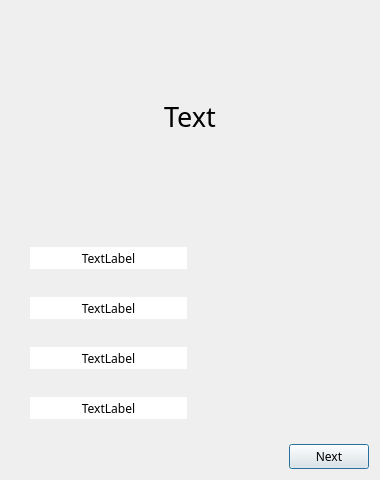
<?xml version="1.0" encoding="UTF-8"?>
<ui version="4.0">
 <class>MultiChoice</class>
 <widget class="QDialog" name="MultiChoice">
  <property name="geometry">
   <rect>
    <x>0</x>
    <y>0</y>
    <width>380</width>
    <height>480</height>
   </rect>
  </property>
  <property name="sizePolicy">
   <sizepolicy hsizetype="Expanding" vsizetype="Expanding">
    <horstretch>0</horstretch>
    <verstretch>0</verstretch>
   </sizepolicy>
  </property>
  <property name="windowTitle">
   <string>Inter Planetary Flash Cards</string>
  </property>
  <property name="styleSheet">
   <string notr="true">#MultiChoice { border-image: url(split_grey_background.jpg) 0 0 0 0 stretch stretch;}</string>
  </property>
  <layout class="QVBoxLayout" name="verticalLayout_2">
   <item>
    <widget class="QLabel" name="QLabelCard">
     <property name="sizePolicy">
      <sizepolicy hsizetype="Expanding" vsizetype="Expanding">
       <horstretch>0</horstretch>
       <verstretch>0</verstretch>
      </sizepolicy>
     </property>
     <property name="minimumSize">
      <size>
       <width>0</width>
       <height>100</height>
      </size>
     </property>
     <property name="font">
      <font>
       <family>Monaco</family>
       <pointsize>20</pointsize>
      </font>
     </property>
     <property name="autoFillBackground">
      <bool>false</bool>
     </property>
     <property name="styleSheet">
      <string notr="true">border-image: url(card_graphic.jpg) 0 0 0 0 stretch stretch</string>
     </property>
     <property name="text">
      <string>Text</string>
     </property>
     <property name="scaledContents">
      <bool>true</bool>
     </property>
     <property name="alignment">
      <set>Qt::AlignCenter</set>
     </property>
     <property name="wordWrap">
      <bool>true</bool>
     </property>
    </widget>
   </item>
   <item>
    <layout class="QVBoxLayout" name="verticalLayout">
     <property name="spacing">
      <number>10</number>
     </property>
     <property name="leftMargin">
      <number>10</number>
     </property>
     <property name="topMargin">
      <number>10</number>
     </property>
     <property name="rightMargin">
      <number>10</number>
     </property>
     <property name="bottomMargin">
      <number>10</number>
     </property>
     <item>
      <widget class="QWidget" name="horizontalWidget_A" native="true">
       <property name="styleSheet">
        <string notr="true">#horizontalWidget_5 {border-image: url(/Users/chenlu/PycharmProjects/experiments1/IPFC/PyQT_App/card_graphic_bottom.jpg)}</string>
       </property>
       <layout class="QHBoxLayout" name="horizontalLayoutA">
        <item>
         <widget class="QLabel_changed" name="QLabelA">
          <property name="sizePolicy">
           <sizepolicy hsizetype="Expanding" vsizetype="Expanding">
            <horstretch>0</horstretch>
            <verstretch>0</verstretch>
           </sizepolicy>
          </property>
          <property name="font">
           <font>
            <family>Monaco</family>
           </font>
          </property>
          <property name="mouseTracking">
           <bool>true</bool>
          </property>
          <property name="autoFillBackground">
           <bool>false</bool>
          </property>
          <property name="styleSheet">
           <string notr="true">background: white</string>
          </property>
          <property name="text">
           <string>TextLabel</string>
          </property>
          <property name="scaledContents">
           <bool>true</bool>
          </property>
          <property name="alignment">
           <set>Qt::AlignCenter</set>
          </property>
          <property name="wordWrap">
           <bool>true</bool>
          </property>
          <property name="margin">
           <number>5</number>
          </property>
         </widget>
        </item>
        <item>
         <widget class="QLabel" name="ImgLabelA">
          <property name="sizePolicy">
           <sizepolicy hsizetype="Expanding" vsizetype="Expanding">
            <horstretch>0</horstretch>
            <verstretch>0</verstretch>
           </sizepolicy>
          </property>
          <property name="text">
           <string/>
          </property>
         </widget>
        </item>
       </layout>
      </widget>
     </item>
     <item>
      <widget class="QWidget" name="horizontalWidget_B" native="true">
       <property name="styleSheet">
        <string notr="true">#horizontalWidget_5 {border-image: url(/Users/chenlu/PycharmProjects/experiments1/IPFC/PyQT_App/card_graphic_bottom.jpg)}</string>
       </property>
       <layout class="QHBoxLayout" name="horizontalLayoutB">
        <item>
         <widget class="QLabel_changed" name="QLabelB">
          <property name="sizePolicy">
           <sizepolicy hsizetype="Expanding" vsizetype="Expanding">
            <horstretch>0</horstretch>
            <verstretch>0</verstretch>
           </sizepolicy>
          </property>
          <property name="font">
           <font>
            <family>Monaco</family>
           </font>
          </property>
          <property name="mouseTracking">
           <bool>true</bool>
          </property>
          <property name="autoFillBackground">
           <bool>false</bool>
          </property>
          <property name="styleSheet">
           <string notr="true">background: white</string>
          </property>
          <property name="text">
           <string>TextLabel</string>
          </property>
          <property name="scaledContents">
           <bool>true</bool>
          </property>
          <property name="alignment">
           <set>Qt::AlignCenter</set>
          </property>
          <property name="wordWrap">
           <bool>true</bool>
          </property>
          <property name="margin">
           <number>5</number>
          </property>
         </widget>
        </item>
        <item>
         <widget class="QLabel" name="ImgLabelB">
          <property name="sizePolicy">
           <sizepolicy hsizetype="Expanding" vsizetype="Expanding">
            <horstretch>0</horstretch>
            <verstretch>0</verstretch>
           </sizepolicy>
          </property>
          <property name="text">
           <string/>
          </property>
         </widget>
        </item>
       </layout>
      </widget>
     </item>
     <item>
      <widget class="QWidget" name="horizontalWidget_C" native="true">
       <property name="styleSheet">
        <string notr="true">#horizontalWidget_3 {border-image: url(/Users/chenlu/PycharmProjects/experiments1/IPFC/PyQT_App/card_graphic_bottom.jpg)}</string>
       </property>
       <layout class="QHBoxLayout" name="horizontalLayoutC">
        <item>
         <widget class="QLabel_changed" name="QLabelC">
          <property name="sizePolicy">
           <sizepolicy hsizetype="Expanding" vsizetype="Expanding">
            <horstretch>0</horstretch>
            <verstretch>0</verstretch>
           </sizepolicy>
          </property>
          <property name="font">
           <font>
            <family>Monaco</family>
           </font>
          </property>
          <property name="mouseTracking">
           <bool>true</bool>
          </property>
          <property name="autoFillBackground">
           <bool>false</bool>
          </property>
          <property name="styleSheet">
           <string notr="true">background: white</string>
          </property>
          <property name="text">
           <string>TextLabel</string>
          </property>
          <property name="scaledContents">
           <bool>true</bool>
          </property>
          <property name="alignment">
           <set>Qt::AlignCenter</set>
          </property>
          <property name="wordWrap">
           <bool>true</bool>
          </property>
          <property name="margin">
           <number>5</number>
          </property>
         </widget>
        </item>
        <item>
         <widget class="QLabel" name="ImgLabelC">
          <property name="sizePolicy">
           <sizepolicy hsizetype="Expanding" vsizetype="Expanding">
            <horstretch>0</horstretch>
            <verstretch>0</verstretch>
           </sizepolicy>
          </property>
          <property name="text">
           <string/>
          </property>
         </widget>
        </item>
       </layout>
      </widget>
     </item>
     <item>
      <widget class="QWidget" name="horizontalWidget_D" native="true">
       <property name="styleSheet">
        <string notr="true">#horizontalWidget_4 {border-image: url(/Users/chenlu/PycharmProjects/experiments1/IPFC/PyQT_App/card_graphic_bottom.jpg)}</string>
       </property>
       <layout class="QHBoxLayout" name="horizontalLayoutD">
        <item>
         <widget class="QLabel_changed" name="QLabelD">
          <property name="sizePolicy">
           <sizepolicy hsizetype="Expanding" vsizetype="Expanding">
            <horstretch>0</horstretch>
            <verstretch>0</verstretch>
           </sizepolicy>
          </property>
          <property name="font">
           <font>
            <family>Monaco</family>
           </font>
          </property>
          <property name="mouseTracking">
           <bool>true</bool>
          </property>
          <property name="autoFillBackground">
           <bool>false</bool>
          </property>
          <property name="styleSheet">
           <string notr="true">background: white</string>
          </property>
          <property name="text">
           <string>TextLabel</string>
          </property>
          <property name="scaledContents">
           <bool>true</bool>
          </property>
          <property name="alignment">
           <set>Qt::AlignCenter</set>
          </property>
          <property name="wordWrap">
           <bool>true</bool>
          </property>
          <property name="margin">
           <number>5</number>
          </property>
         </widget>
        </item>
        <item>
         <widget class="QLabel" name="ImgLabelD">
          <property name="sizePolicy">
           <sizepolicy hsizetype="Expanding" vsizetype="Expanding">
            <horstretch>0</horstretch>
            <verstretch>0</verstretch>
           </sizepolicy>
          </property>
          <property name="text">
           <string/>
          </property>
         </widget>
        </item>
       </layout>
      </widget>
     </item>
    </layout>
   </item>
   <item>
    <layout class="QHBoxLayout" name="horizontalLayout">
     <item>
      <widget class="QLabel" name="QlabelCorrect">
       <property name="sizePolicy">
        <sizepolicy hsizetype="Expanding" vsizetype="Preferred">
         <horstretch>0</horstretch>
         <verstretch>0</verstretch>
        </sizepolicy>
       </property>
       <property name="font">
        <font>
         <family>Menlo</family>
        </font>
       </property>
       <property name="text">
        <string/>
       </property>
       <property name="wordWrap">
        <bool>true</bool>
       </property>
      </widget>
     </item>
     <item>
      <widget class="QPushButton" name="pushButtonNext">
       <property name="font">
        <font>
         <family>Menlo</family>
        </font>
       </property>
       <property name="text">
        <string>Next</string>
       </property>
      </widget>
     </item>
    </layout>
   </item>
  </layout>
 </widget>
 <customwidgets>
  <customwidget>
   <class>QLabel_changed</class>
   <extends>QLabel</extends>
   <header>qlabel2.h</header>
  </customwidget>
 </customwidgets>
 <resources/>
 <connections/>
</ui>
